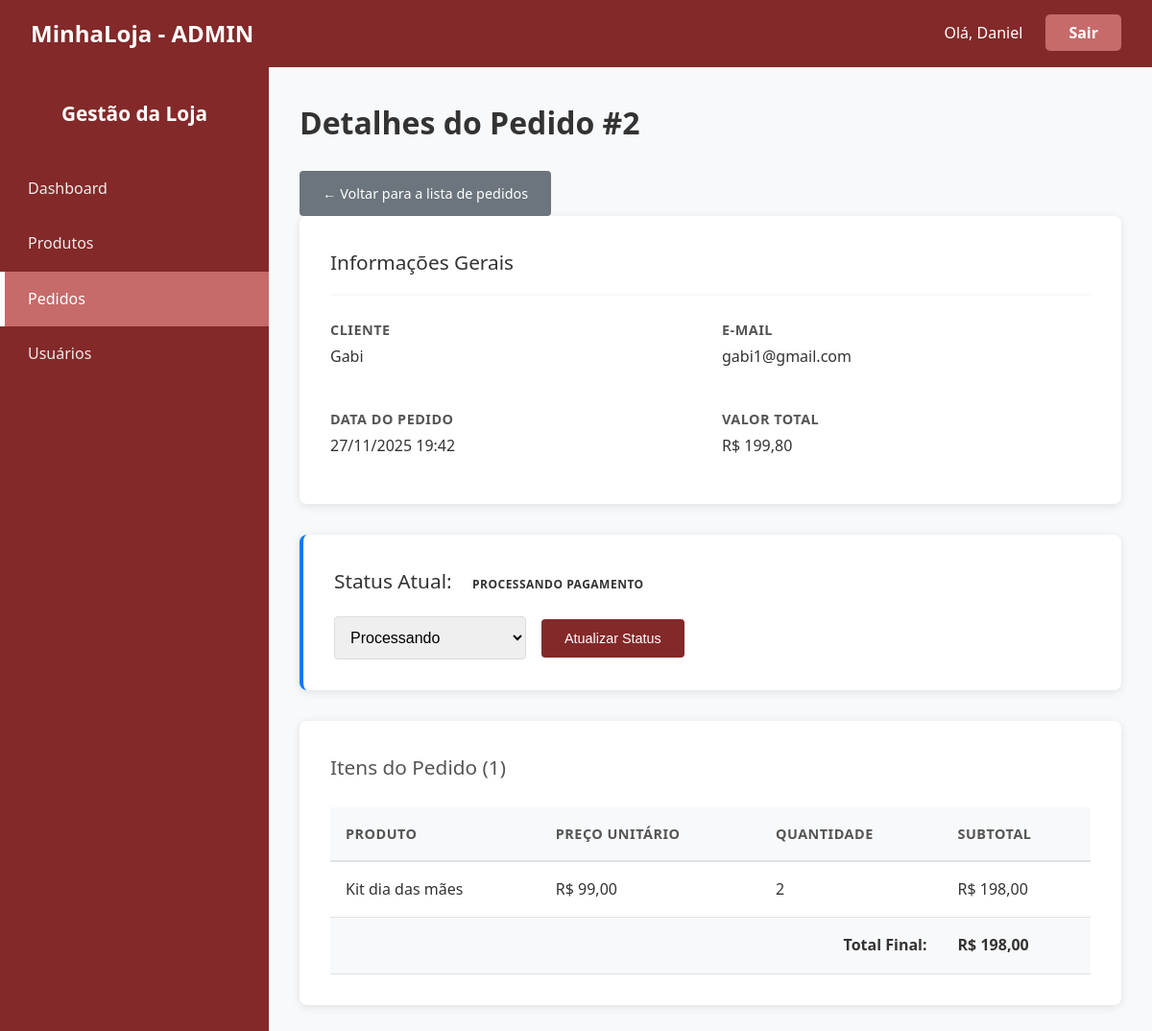
/admin_detalhe_pedido.php?id=2 (signed in), run on the app's committed database.
### tables this page shows
CREATE TABLE `pedidos` (
  `id` int(11) NOT NULL,
  `usuario_id` int(11) NOT NULL,
  `data_pedido` timestamp NOT NULL DEFAULT current_timestamp(),
  `valor_total` decimal(10,2) NOT NULL,
  `status_pedido` varchar(50) NOT NULL DEFAULT 'Pendente'
);

CREATE TABLE `usuarios` (
  `id` int(11) NOT NULL,
  `nome` varchar(255) NOT NULL,
  `email` varchar(255) NOT NULL,
  `senha` varchar(255) NOT NULL,
  `tipo` enum('cliente','admin') NOT NULL DEFAULT 'cliente',
  `data_criacao` timestamp NOT NULL DEFAULT current_timestamp()
);

CREATE TABLE `itens_pedido` (
  `id` int(11) NOT NULL,
  `pedido_id` int(11) NOT NULL,
  `produto_id` int(11) NOT NULL,
  `quantidade` int(11) NOT NULL,
  `preco_unitario` decimal(10,2) NOT NULL
);

CREATE TABLE `produtos` (
  `id` int(11) NOT NULL,
  `nome` varchar(255) NOT NULL,
  `descricao` text DEFAULT NULL,
  `preco` decimal(10,2) NOT NULL,
  `imagem_url` varchar(255) NOT NULL,
  `estoque` int(11) NOT NULL DEFAULT 0
);

### admin_detalhe_pedido.php (the view, shortened to what this page needs)
<?php
require_once 'config.php';
$pedido_id = $_GET['id'] ?? null;
$pedido = null;
$itens_pedido = [];
if (is_numeric($pedido_id)) {
    $pedido_id = intval($pedido_id);
    $sql_pedido = "
        SELECT
            p.*, u.nome AS nome_cliente, u.email AS email_cliente
        FROM pedidos p
        JOIN usuarios u ON p.usuario_id = u.id
        WHERE p.id = ?
    ";
    $stmt_pedido = $conn->prepare($sql_pedido);
    if ($stmt_pedido) {
        $stmt_pedido->bind_param("i", $pedido_id);
        $stmt_pedido->execute();
        $resultado_pedido = $stmt_pedido->get_result();
        $pedido = $resultado_pedido->fetch_assoc();
    }
    $sql_itens = "
        SELECT
            i.quantidade, i.preco_unitario, pr.nome AS nome_produto
        FROM itens_pedido i
        JOIN produtos pr ON i.produto_id = pr.id
        WHERE i.pedido_id = ?
    ";
    $stmt_itens = $conn->prepare($sql_itens);
    if ($stmt_itens) {
        $stmt_itens->bind_param("i", $pedido_id);
        $stmt_itens->execute();
        $resultado_itens = $stmt_itens->get_result();
        while ($item = $resultado_itens->fetch_assoc()) {
            $itens_pedido[] = $item;
        }
    }
} else {
    $mensagem_status = "<p class='error'>ID do pedido inválido.</p>";
}
?>
<!DOCTYPE html>
<html lang="pt-br">
<head>
</head>
<body>
<header class="navbar">
    <div class="container">
        <h1 class="logo">MinhaLoja - ADMIN</h1>
        <nav>
            <ul>
                <li>Olá, <?php echo htmlspecialchars($_SESSION['usuario_nome'] ?? 'Admin'); ?></li>
                <li><a href="logout.php" class="logout-btn">Sair</a></li>
            </ul>
        </nav>
    </div>
</header>
<div class="admin-layout">
    <aside class="admin-sidebar">
        <h3>Gestão da Loja</h3>
        <ul>
            <li><a href="admin_dashboard.php">Dashboard</a></li>
            <li><a href="admin_produtos.php">Produtos</a></li>
            <li class="active"><a href="admin_pedidos.php">Pedidos</a></li>
            <li><a href="admin_usuarios.php">Usuários</a></li>
        </ul>
    </aside>
    <main class="admin-content">
        <h1>Detalhes do Pedido #<?php echo $pedido_id; ?></h1>
        <a href="admin_pedidos.php" class="btn btn-secondary">← Voltar para a lista de pedidos</a>
        <?php if ($pedido): ?>
            <div class="card">
                <h3>Informações Gerais</h3>
                <div class="info-grid">
                    <div class="info-item">
                        <strong>Cliente</strong>
                        <span><?php echo htmlspecialchars($pedido['nome_cliente']); ?></span>
                    </div>
                    <div class="info-item">
                        <strong>E-mail</strong>
                        <span><?php echo htmlspecialchars($pedido['email_cliente']); ?></span>
                    </div>
                    <div class="info-item">
                        <strong>Data do Pedido</strong>
                        <span><?php echo (new DateTime($pedido['data_pedido']))->format('d/m/Y H:i'); ?></span>
                    </div>
                    <div class="info-item">
                        <strong>Valor Total</strong>
                        <span>R$ <?php echo number_format($pedido['valor_total'], 2, ',', '.'); ?></span>
                    </div>
                </div>
            </div>
            <div class="status-form">
                <h3>
                    Status Atual:
                    <span class="badge <?php echo htmlspecialchars($pedido['status_pedido']); ?>">
                        <?php echo htmlspecialchars($pedido['status_pedido']); ?>
                    </span>
                </h3>
                <form action="admin_detalhe_pedido.php?id=<?php echo $pedido_id; ?>" method="POST">
                    <div class="form-group">
                        <select name="novo_status" id="novo_status" required>
                            <option value="processando" <?php echo $pedido['status_pedido'] == 'processando' ? 'selected' : ''; ?>>Processando</option>
                        </select>
                        <button type="submit" class="btn btn-primary">Atualizar Status</button>
                    </div>
                </form>
            </div>
            <div class="table-container">
                <h3>Itens do Pedido (<?php echo count($itens_pedido); ?>)</h3>
                <table>
                    <thead>
                        <tr>
                            <th>Produto</th>
                            <th>Preço Unitário</th>
                            <th>Quantidade</th>
                            <th>Subtotal</th>
                        </tr>
                    </thead>
                    <tbody>
                        <?php $subtotal_geral = 0; ?>
                        <?php foreach ($itens_pedido as $item): ?>
                            <?php $subtotal_item = $item['preco_unitario'] * $item['quantidade']; ?>
                            <tr>
                                <td><?php echo htmlspecialchars($item['nome_produto']); ?></td>
                                <td>R$ <?php echo number_format($item['preco_unitario'], 2, ',', '.'); ?></td>
                                <td><?php echo $item['quantidade']; ?></td>
                                <td>R$ <?php echo number_format($subtotal_item, 2, ',', '.'); ?></td>
                            </tr>
                            <?php $subtotal_geral += $subtotal_item; ?>
                        <?php endforeach; ?>
                        <tr class="total-row">
                            <td colspan="3" style="text-align: right; font-weight: bold;">Total Final:</td>
                            <td style="font-weight: bold;">R$ <?php echo number_format($subtotal_geral, 2, ',', '.'); ?></td>
                        </tr>
                    </tbody>
                </table>
            </div>
        <?php else: ?>
            <div class="card">
                <p>Pedido não encontrado.</p>
            </div>
        <?php endif; ?>
    </main>
</div>
</body>
</html>

### admin_detalhe_pedido.php (style rules this page uses)
* { margin: 0; padding: 0; box-sizing: border-box; }
body { font-family: 'Segoe UI', Tahoma, Geneva, Verdana, sans-serif; background-color: #f8f9fa; color: #333; line-height: 1.6; }
.navbar { background-color: rgb(131, 41, 41); color: white; padding: 1rem 0; box-shadow: 0 2px 4px rgba(0,0,0,0.1); }
.navbar .container { display: flex; justify-content: space-between; align-items: center; max-width: 1200px; margin: 0 auto; padding: 0 2rem; }
.logo { color: white; font-size: 1.5rem; font-weight: bold; margin: 0; }
.navbar ul { list-style: none; display: flex; gap: 1.5rem; align-items: center; }
.navbar li { color: white; font-weight: 500; }
.logout-btn { background-color: rgba(199, 106, 106, 1); color: white; padding: 0.5rem 1.5rem; border-radius: 5px; text-decoration: none; font-weight: bold; transition: background-color 0.3s ease; }
.admin-layout { display: flex; min-height: calc(100vh - 80px); max-width: 1200px; }
.admin-sidebar { width: 280px; background-color: rgb(131, 41, 41); color: white; padding: 2rem 0; }
.admin-sidebar h3 { text-align: center; margin-bottom: 2rem; color: white; font-size: 1.3rem; padding: 0 1.5rem; }
.admin-sidebar ul { list-style: none; padding: 0; margin: 0; }
.admin-sidebar li a { display: block; padding: 1rem 1.5rem; color: rgba(255, 255, 255, 0.9); text-decoration: none; border-left: 5px solid transparent; transition: all 0.3s ease; font-weight: 500; }
.admin-sidebar li:hover a, .admin-sidebar li.active a { background-color: rgba(199, 106, 106, 1); border-left-color: white; color: white; }
.admin-content { flex-grow: 1; padding: 2rem; background-color: #f8f9fa; }
.admin-content h1 { color: #333; margin-bottom: 1.5rem; font-size: 2rem; font-weight: 600; }
.admin-content h3 { color: #555; margin-bottom: 1.5rem; font-size: 1.3rem; font-weight: 500; }
.card { background-color: #fff; padding: 2rem; border-radius: 8px; box-shadow: 0 2px 10px rgba(0,0,0,0.1); margin-bottom: 2rem; }
.card h3 { border-bottom: 2px solid #f8f9fa; padding-bottom: 1rem; margin-bottom: 1.5rem; color: #333; }
.info-grid { display: grid; grid-template-columns: repeat(auto-fit, minmax(250px, 1fr)); gap: 1.5rem; }
.info-item { margin-bottom: 1rem; }
.info-item strong { display: block; color: #555; font-size: 0.9rem; margin-bottom: 0.25rem; text-transform: uppercase; letter-spacing: 0.5px; }
.info-item span { color: #333; font-size: 1rem; }
.status-form { background-color: #fff; padding: 2rem; border-radius: 8px; box-shadow: 0 2px 10px rgba(0,0,0,0.1); margin-bottom: 2rem; border-left: 4px solid #007bff; }
.status-form h3 { margin-bottom: 1rem; color: #333; }
.status-form .form-group { display: flex; gap: 1rem; align-items: center; flex-wrap: wrap; }
.status-form select { padding: 0.75rem; border: 1px solid #ddd; border-radius: 4px; font-size: 1rem; min-width: 200px; }
.table-container { background-color: #fff; padding: 2rem; border-radius: 8px; box-shadow: 0 2px 10px rgba(0,0,0,0.1); margin-top: 1rem; }
.table-container table { width: 100%; border-collapse: collapse; margin-top: 1rem; }
.table-container th { background-color: #f8f9fa; color: #555; font-weight: 600; padding: 1rem; text-align: left; border-bottom: 2px solid #dee2e6; font-size: 0.9rem; text-transform: uppercase; letter-spacing: 0.5px; }
.table-container td { padding: 1rem; border-bottom: 1px solid #dee2e6; vertical-align: middle; }
.table-container .total-row { background-color: #f8f9fa; font-weight: bold; }
.badge { display: inline-block; padding: 0.5rem 1rem; border-radius: 20px; font-size: 0.75rem; font-weight: bold; text-transform: uppercase; letter-spacing: 0.5px; }
.btn { padding: 0.75rem 1.5rem; border-radius: 4px; text-decoration: none; font-size: 0.9rem; font-weight: 500; transition: all 0.3s ease; border: none; cursor: pointer; display: inline-block; text-align: center; }
.btn-primary { background-color: rgb(131, 41, 41); color: white; }
.btn-secondary { background-color: #6c757d; color: white; }

### data on the page
pedidos: usuario.nome "Gabi", usuario.email "gabi1@gmail.com", data_pedido "27/11/2025 19:42", valor_total "199,80", status_pedido "PROCESSANDO PAGAMENTO"
itens_pedido: produto.nome "Kit dia das mães", preco_unitario "99,00", quantidade "2", subtotal_item "198,00"

### other printed values
$_SESSION['usuario_nome'] "Daniel"
$pedido_id "2"
count($itens_pedido) "1"
$subtotal_geral "198,00"
